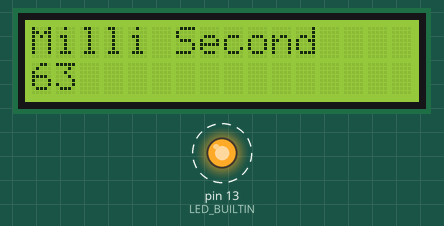
A sketch run on a simulated Arduino Uno, built with avr-gcc and run on an emulated ATmega328P. Parts: 16×2 character LCD, output pins drawn as LEDs (lit = HIGH). Dashed ring = blinking. What the sketch prints to the serial monitor is not drawn.

Above: at 0.1 s.
At 8.1 s:
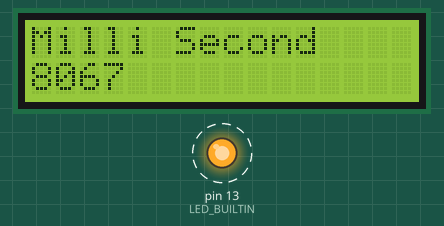
At 18.1 s:
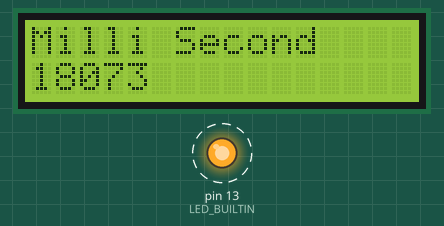
At 37.1 s:
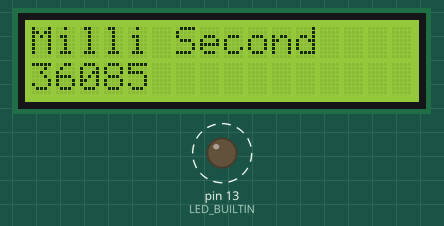
Timing chart, 0 to 40.0 s (numbered marks = the images above):
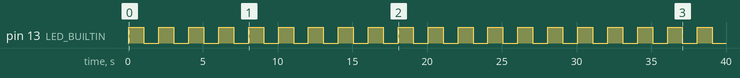

The sketch:

Milliseconds.ino
```cpp
#include <LiquidCrystal.h>

unsigned long myTime;
const int rs = 12, en = 11, d4 = 5, d5 = 4, d6 = 3, d7 = 2;
LiquidCrystal lcd(rs, en, d4, d5, d6, d7);

void setup() {
  Serial.begin(9600);
  lcd.begin(16, 2);
  lcd.print("Milli Second");
  pinMode(LED_BUILTIN, OUTPUT);
}
void loop() {
  Serial.print("Time: ");
  myTime = millis();

  lcd.setCursor(0, 1);
  Serial.println(myTime);            // prints time since program started
  lcd.print( myTime );
  digitalWrite(LED_BUILTIN, HIGH);   // turn the LED on (HIGH is the voltage level)
  delay(1000);                       // wait a second so as not to send massive amounts of data
  digitalWrite(LED_BUILTIN, LOW);    // turn the LED off by making the voltage LOW
  delay(1000);                       // wait for a second
}
```

Measured:
- by itself, pin 13 (LED_BUILTIN): alternates HIGH for 1.0 s and LOW for 1.0 s
- what the display in image 1 shows lasts 2.0 s, from 8.1 s to 10.1 s
